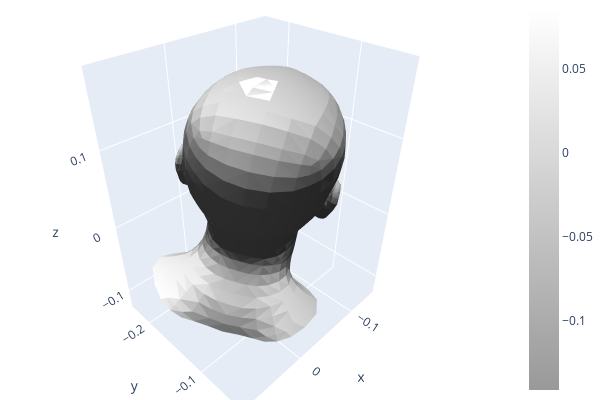

This figure's notebook cell:
### Markdown cell above
## Mesh

### Code cell
parameters=mesh_GA.getMesh(getParams=True,visualize=True)

### Figure 1 — Plotly figure (JSON) as saved in the notebook; plotly's stock layout.template omitted (floating-point values rounded to 4 significant figures; data arrays with more than 128 entries replaced by an {"elided": "..."} marker saying what was removed)
{"data": [{"colorscale": [[0, "rgb(153, 153, 153)"], [1, "rgb(255,255,255)"]], "flatshading": true, "i": {"elided": "9976 int values"}, "intensity": {"elided": "5023 float values"}, "j": {"elided": "9976 int values"}, "k": {"elided": "9976 int values"}, "lighting": {"ambient": 0.18, "diffuse": 1, "facenormalsepsilon": 1e-15, "fresnel": 0.1, "roughness": 0.05, "specular": 1, "vertexnormalsepsilon": 1e-15}, "lightposition": {"x": 100, "y": 200, "z": 0}, "type": "mesh3d", "x": {"elided": "5023 float values"}, "y": {"elided": "5023 float values"}, "z": {"elided": "5023 float values"}}, {"marker": {"color": {"elided": "410x3 int values"}, "size": 1}, "mode": "markers", "type": "scatter3d", "x": {"elided": "410 float values"}, "y": {"elided": "410 float values"}, "z": {"elided": "410 float values"}}], "layout": {"height": 400, "margin": {"b": 0, "l": 0, "r": 0, "t": 0}, "scene": {"camera": {"center": {"x": 0, "y": 0, "z": 0}, "up": {"x": 0, "y": 0, "z": 1}}}, "showlegend": false, "width": 600}}
